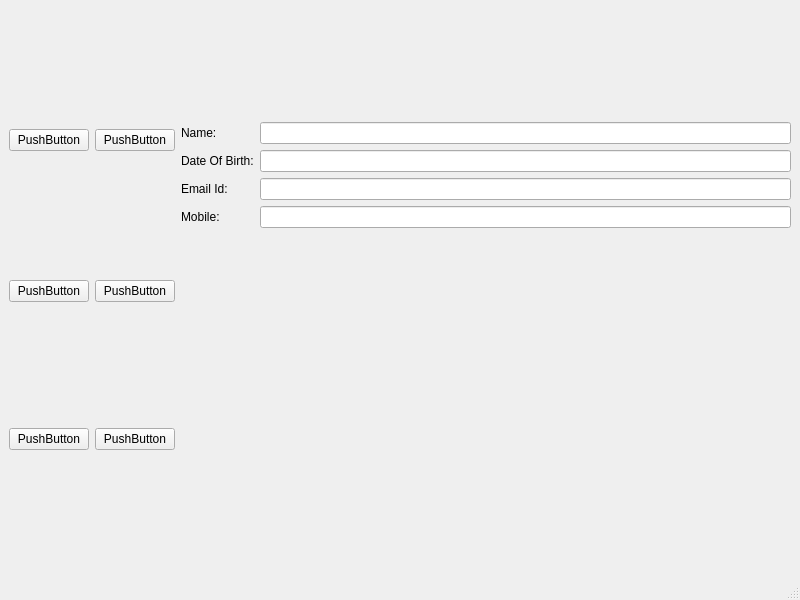
<?xml version="1.0" encoding="UTF-8"?>
<ui version="4.0">
 <class>MainWindow</class>
 <widget class="QMainWindow" name="MainWindow">
  <property name="geometry">
   <rect>
    <x>0</x>
    <y>0</y>
    <width>800</width>
    <height>600</height>
   </rect>
  </property>
  <property name="sizePolicy">
   <sizepolicy hsizetype="Fixed" vsizetype="Preferred">
    <horstretch>0</horstretch>
    <verstretch>0</verstretch>
   </sizepolicy>
  </property>
  <property name="windowTitle">
   <string>MainWindow</string>
  </property>
  <widget class="QWidget" name="centralwidget">
   <property name="sizePolicy">
    <sizepolicy hsizetype="Preferred" vsizetype="Expanding">
     <horstretch>0</horstretch>
     <verstretch>0</verstretch>
    </sizepolicy>
   </property>
   <layout class="QGridLayout" name="gridLayout">
    <item row="2" column="1">
     <widget class="QPushButton" name="pushButton_4">
      <property name="text">
       <string>PushButton</string>
      </property>
     </widget>
    </item>
    <item row="0" column="1">
     <widget class="QPushButton" name="pushButton">
      <property name="text">
       <string>PushButton</string>
      </property>
     </widget>
    </item>
    <item row="1" column="1">
     <widget class="QPushButton" name="pushButton_6">
      <property name="text">
       <string>PushButton</string>
      </property>
     </widget>
    </item>
    <item row="0" column="0">
     <widget class="QPushButton" name="pushButton_2">
      <property name="text">
       <string>PushButton</string>
      </property>
     </widget>
    </item>
    <item row="1" column="0">
     <widget class="QPushButton" name="pushButton_5">
      <property name="text">
       <string>PushButton</string>
      </property>
     </widget>
    </item>
    <item row="2" column="0">
     <widget class="QPushButton" name="pushButton_3">
      <property name="text">
       <string>PushButton</string>
      </property>
     </widget>
    </item>
    <item row="0" column="2" rowspan="3">
     <layout class="QFormLayout" name="formLayout">
      <item row="0" column="0">
       <widget class="QLabel" name="label">
        <property name="text">
         <string>Name:</string>
        </property>
       </widget>
      </item>
      <item row="0" column="1">
       <widget class="QLineEdit" name="lineEdit"/>
      </item>
      <item row="1" column="0">
       <widget class="QLabel" name="label_2">
        <property name="text">
         <string>Date Of Birth:</string>
        </property>
       </widget>
      </item>
      <item row="2" column="0">
       <widget class="QLabel" name="label_3">
        <property name="text">
         <string>Email Id:</string>
        </property>
       </widget>
      </item>
      <item row="3" column="0">
       <widget class="QLabel" name="label_4">
        <property name="text">
         <string>Mobile:</string>
        </property>
       </widget>
      </item>
      <item row="3" column="1">
       <widget class="QLineEdit" name="lineEdit_4"/>
      </item>
      <item row="1" column="1">
       <widget class="QLineEdit" name="lineEdit_2"/>
      </item>
      <item row="2" column="1">
       <widget class="QLineEdit" name="lineEdit_3"/>
      </item>
     </layout>
    </item>
   </layout>
  </widget>
  <widget class="QMenuBar" name="menubar">
   <property name="geometry">
    <rect>
     <x>0</x>
     <y>0</y>
     <width>800</width>
     <height>25</height>
    </rect>
   </property>
  </widget>
  <widget class="QStatusBar" name="statusbar"/>
 </widget>
 <resources/>
 <connections/>
</ui>
